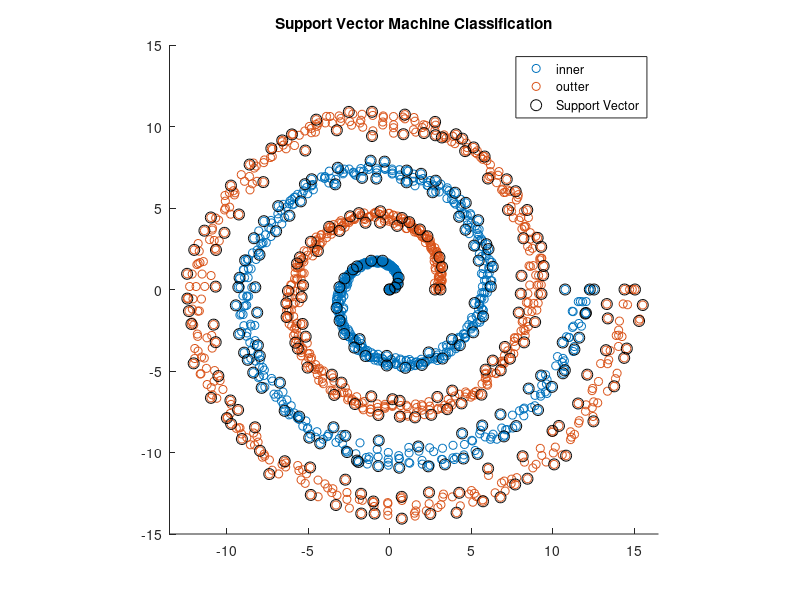

This chart was generated by the following MATLAB code:
%% Example 8.1 Support Vector Machine
%
% * *Result in book* : Figure 8.10
% * *Code in book* : none
% * *Output* : |eg8_1.png|
% * *Usage* : |eg8_1(), eg8_1(400)|
%
%% Source Code
function eg8_1(n)
    % init
    rng(0);
    % recommended, use it in future instead of
    % rand('state', 0); randn('state', 0);
    if nargin < 1
        n = 400;
    end

    % constant
    a = linspace(0, 4 * pi, n / 2);
    a = [a a a a];

    randin = @(a, b, n, m)...
        ((a + b) / 2.0 + (b - a) / 2.0 * rand(n, m));

    u = [randin(0.7, 1, n, 1); randin(0.8, 1, 2 * n, 1); randin(0.7, 1, n, 1)];
    u = [a .* cos(a), (a + pi) .* cos(a)]' .* u;
    v = [randin(0.7, 1, n, 1); randin(0.8, 1, 2 * n, 1); randin(0.7, 1, n, 1)];
    v = [a .* sin(a), (a + pi) .* sin(a)]' .* v;

    x = [u, v];

    getlabel = @(name, n) ...
        (mat2cell(repmat(name, n, 1), ones(1, n), length(name)));

    y = cat(1, getlabel('inner', n * 2), getlabel('outter', n * 2));

    % support vector mechines model
    SVMModel = fitcsvm(x, y, 'KernelFunction', 'gaussian')

    % plot
    classes = SVMModel.ClassNames;
    sv = SVMModel.SupportVectors;
    figure('Name', 'SVM Example');
    gscatter(x(:, 1), x(:, 2), y);
    hold on;
    plot(sv(:, 1), sv(:, 2), 'ko', 'MarkerSize', 8);
    legend(classes{1}, classes{2}, 'Support Vector');
    axis([-13.5, 16.5, -15, 15]); axis square;
    title('Support Vector Machine Classification');
    saveas(gcf, 'eg8_1', 'png');
end